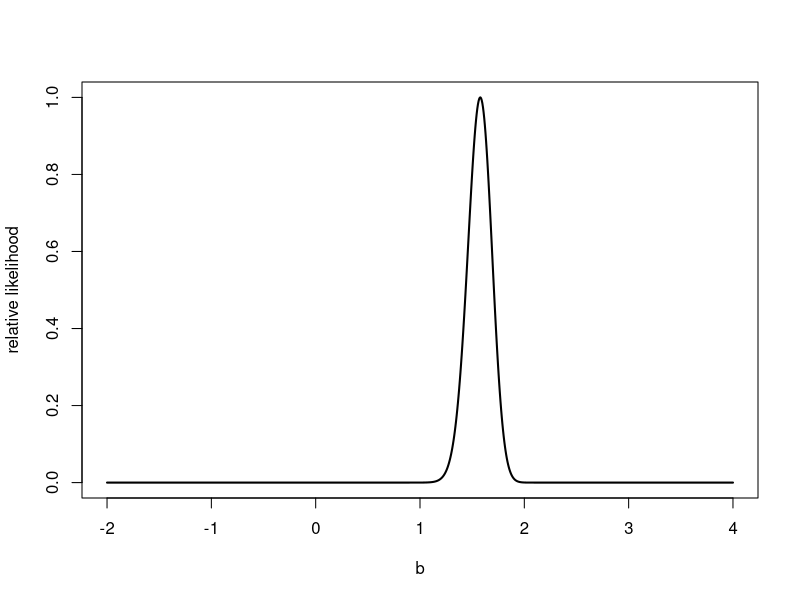

Generate this figure with R:
# TO DO: Explain here what this script is for, and how to use it.
set.seed(1)

# SIMULATE DATA
# -------------
# TO DO: Explain here what these lines of code do.
n <- 20
b <- 1.5
x <- rnorm(n)
r <- exp(x*b)
y <- rpois(n,r)

# PLOT LIKELIHOOD SURFACE
# -----------------------
# TO DO: Explain here what these lines of code do.
b <- seq(-2,4,length.out = 1000)
n <- length(b)
loglik <- rep(0,n)
for (i in 1:n) {
  r <- exp(x*b[i])
  loglik[i] <- sum(dpois(y,r,log = TRUE))
}
plot(b,exp(loglik - max(loglik)),type = "l",lwd = 2,col = "black",
     xlab = "b",ylab = "relative likelihood")
